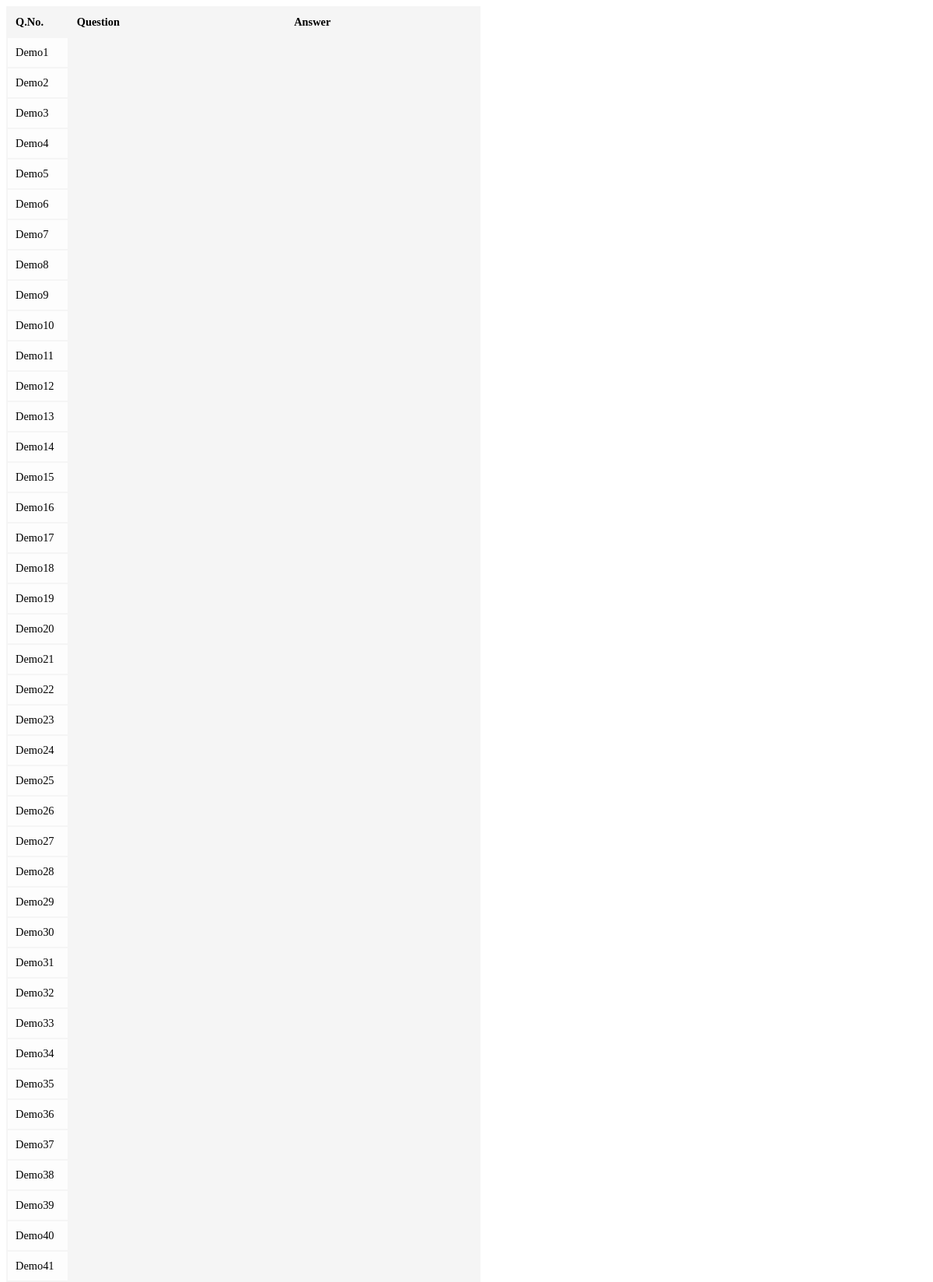
/authorized_user/edit/index.php (upper part), run on the app's committed database.
### tables this page shows
CREATE TABLE IF NOT EXISTS `app_leads` (
`lead_id` bigint(20) NOT NULL,
  `lead_name` varchar(150) NOT NULL,
  `lead_email` varchar(150) NOT NULL,
  `lead_mobile` varchar(20) NOT NULL,
  `lead_address` text NOT NULL,
  `source_of_lead` varchar(255) NOT NULL,
  `district_name` varchar(255) NOT NULL,
  `assembly_name` varchar(255) NOT NULL,
  `ward_or_zp_name` varchar(255) NOT NULL,
  `polling_booth_no` varchar(255) NOT NULL,
  `campaign_group_name` varchar(255) NOT NULL,
  `voter_id` varchar(100) NOT NULL,
  `notepad` text NOT NULL,
  `uploaded_date` varchar(25) NOT NULL,
  `uploaded_by` varchar(100) NOT NULL,
  `uploaded_ip` varchar(100) NOT NULL,
  `modified_date` varchar(100) NOT NULL,
  `modified_by` varchar(100) NOT NULL,
  `modified_ip` varchar(100) NOT NULL
);

### comman/db_function.php (called while the page is built, shortened)
<?php
	function execute_sql_query($sql){
		$connection=db_connection();
		$result=mysqli_query($connection,$sql);
		if(!$result){
			sql_error($connection);
		}else{
			return $result;
		}
	}
	function execute_fetch($result){
		$fetch=mysqli_fetch_array($result);
		if(!$fetch){
		}else
		{
			return $fetch;
		}
	}
			?>

### authorized_user/edit/index.php (the view, shortened to what this page needs)
<?php
require_once('../../comman/db_function.php');
$sql = "SELECT * from app_leads";
$faq = execute_sql_query($sql);
?>
<html>
    <head>
    </head>
    <body>
	   <table class="tbl-qa">
		  <thead>
			  <tr>
				<th class="table-header" width="10%">Q.No.</th>
				<th class="table-header">Question</th>
				<th class="table-header">Answer</th>
			  </tr>
		  </thead>
		  <tbody>
		<?php
						    	while ($disp=execute_fetch($faq)) {
								?>
			  <tr class="table-row">
				<td contenteditable="true" onBlur="saveToDatabase(this,'question','<?php echo $disp['lead_id']; ?>')" onClick="showEdit(this);"><?php echo $disp["lead_name"]; ?></td>
			  </tr>
		<?php
		}
		?>
		  </tbody>
		</table>
    </body>
</html>

### authorized_user/edit/index.php (style rules this page uses)
body { width:610px; }
.tbl-qa { width: 100%;font-size:0.9em;background-color: #f5f5f5; }
.tbl-qa th.table-header { padding: 5px;text-align: left;padding:10px; }
.tbl-qa .table-row td { padding:10px;background-color: #FDFDFD; }

### data on the page
app_leads: lead_name "Demo1"
app_leads: lead_name "Demo2"
app_leads: lead_name "Demo3"
app_leads: lead_name "Demo4"
app_leads: lead_name "Demo5"
app_leads: lead_name "Demo6"
app_leads: lead_name "Demo7"
app_leads: lead_name "Demo8"
app_leads: lead_name "Demo9"
app_leads: lead_name "Demo10"
app_leads: lead_name "Demo11"
app_leads: lead_name "Demo12"
app_leads: lead_name "Demo13"
app_leads: lead_name "Demo14"
app_leads: lead_name "Demo15"
app_leads: lead_name "Demo16"
app_leads: lead_name "Demo17"
app_leads: lead_name "Demo18"
app_leads: lead_name "Demo19"
app_leads: lead_name "Demo20"
app_leads: lead_name "Demo21"
app_leads: lead_name "Demo22"
app_leads: lead_name "Demo23"
app_leads: lead_name "Demo24"
app_leads: lead_name "Demo25"
app_leads: lead_name "Demo26"
app_leads: lead_name "Demo27"
app_leads: lead_name "Demo28"
app_leads: lead_name "Demo29"
app_leads: lead_name "Demo30"
app_leads: lead_name "Demo31"
app_leads: lead_name "Demo32"
app_leads: lead_name "Demo33"
app_leads: lead_name "Demo34"
app_leads: lead_name "Demo35"
app_leads: lead_name "Demo36"
app_leads: lead_name "Demo37"
app_leads: lead_name "Demo38"
app_leads: lead_name "Demo39"
app_leads: lead_name "Demo40"
app_leads: lead_name "Demo41"
